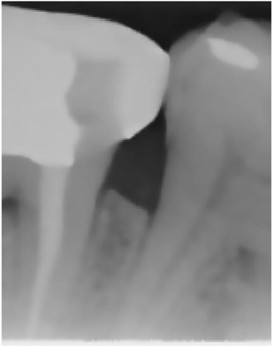
%> input picture Image Processing/Bilateral Filter.jpg, 273 x 346 px
$ octave --eval "result = myimfcn(imread('Bilateral Filter.jpg'));"   (GNU Octave 9; MATLAB toolbox functions it lacks are replaced by stand-ins)
%> lines starting %> are read from the running program, lines starting %| are printed output that depends on the picture; in (x1, y1, x2, y2) boxes, pixels count from 0 and x2, y2 are one past the last pixel; in counts of white or black regions, pixels touching at a corner belong together; the program's own positions count from 1
function results = myimfcn(im)
    % Perform edge detection
    filtered_img = imbilatfilt(im);
    binary_img = imbinarize(filtered_img);
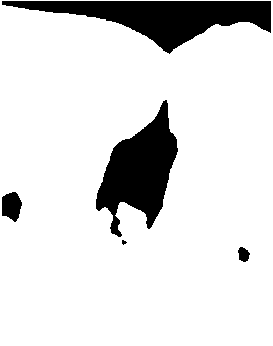
%> binary_img: size 346x273x3 logical; 86.8% white; 5 black regions (1 under 20 px), largest, box (x1, y1, x2, y2) and area: (2, 1, 271, 54) 6303, (96, 100, 178, 237) 5580, (2, 192, 22, 222) 446, (238, 247, 250, 262) 128
    white_teeth_img = im;
%> white_teeth_img is the input picture: size 346x273x3 uint8; min 16, max 255, mean 138.3
    white_teeth_img(binary_img) = 0;
    grayimg = rgb2gray(white_teeth_img); % Convert the image to grayscale
    eq_img = histeq(grayimg);
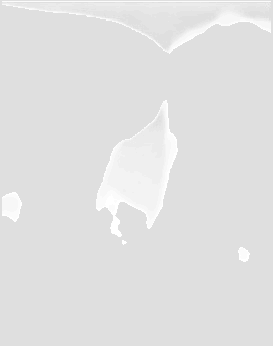
%> eq_img: size 346x273 uint8; min 223, max 255, mean 225.1
    gaussian_img = imgaussfilt(eq_img, 1);
    canny_edges = edge(gaussian_img, 'canny');
%> canny_edges: size 346x273 logical; 1.6% white in thin lines or dots, all inside (x1, y1, x2, y2) = (2, 1, 272, 262)

    % Create masks for the top and bottom 1/7 and the left and right 1/8
    [h, w, ~] = size(im);
%> h = 346; w = 273
    top_bottom_mask = false(h, w);
    top_bottom_mask(1:h/7, :) = true;
%> top_bottom_mask: size 346x273 logical; 14.2% white; 1 white region, box (x1, y1, x2, y2) and area: (0, 0, 273, 49) 13377
    top_bottom_mask(end-h/7+1:end, :) = true;
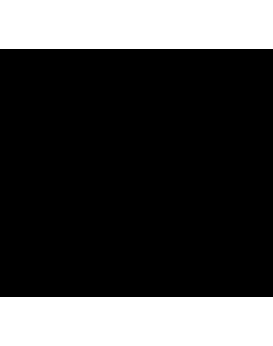
%> top_bottom_mask: size 346x273 logical; 28.3% white; 2 white regions, box (x1, y1, x2, y2) and area: (0, 0, 273, 49) 13377, (0, 297, 273, 346) 13377

    left_right_mask = false(h, w);
    left_right_mask(:, 1:w/8) = true;
%> left_right_mask: size 346x273 logical; 12.5% white; 1 white region, box (x1, y1, x2, y2) and area: (0, 0, 34, 346) 11764
    left_right_mask(:, end-w/8+1:end) = true;
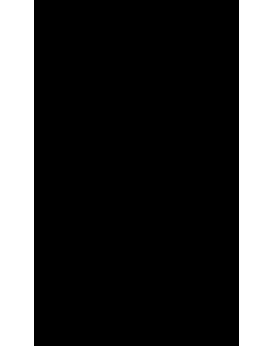
%> left_right_mask: size 346x273 logical; 24.9% white; 2 white regions, box (x1, y1, x2, y2) and area: (0, 0, 34, 346) 11764, (239, 0, 273, 346) 11764

    % Set pixel values in masked regions to black
    canny_edges(repmat(top_bottom_mask | left_right_mask, [1, 1])) = 0;
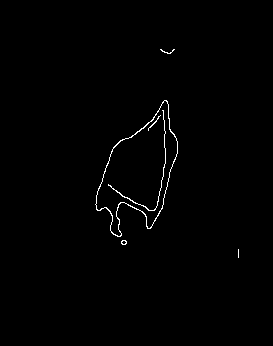
%> canny_edges: size 346x273 logical; 0.74% white in thin lines or dots, all inside (x1, y1, x2, y2) = (95, 49, 239, 258)

    % Perform morphological closing on the edge image
    se = strel('disk', 15); % Set the size of the structural element for closing
    canny_edges_closed = imclose(canny_edges, se);
%> canny_edges_closed: size 346x273 logical; 3.7% white; 3 white regions (1 under 20 px), largest, box (x1, y1, x2, y2) and area: (95, 100, 178, 245) 3417, (160, 49, 175, 54) 40

    % Fill holes in the edge image
    filled_edges = imfill(canny_edges_closed, 'holes');
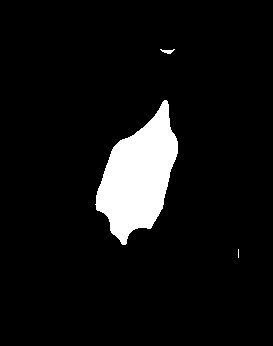
%> filled_edges: size 346x273 logical; 7.1% white; 3 white regions (1 under 20 px), largest, box (x1, y1, x2, y2) and area: (95, 100, 178, 245) 6695, (160, 49, 175, 54) 40

    % Compute connected components
    cc = bwconncomp(filled_edges);
%> cc = 3 connected components

    % Retain the largest connected component
    if cc.NumObjects > 1
        numPixels = cellfun(@numel, cc.PixelIdxList);
%> numPixels = [6695 40 9]
        [~, idx] = max(numPixels);
%> idx = 1
        largest_region = false(size(filled_edges));
        largest_region(cc.PixelIdxList{idx}) = true;
%> largest_region: size 346x273 logical; 7.1% white; 1 white region, box (x1, y1, x2, y2) and area: (95, 100, 178, 245) 6695
        filled_edges = largest_region;
    end

    % Overlay the filled region on the original image
    edges_on_original = im;
    edges_on_original(repmat(filled_edges, [1, 1, 3])) = 0;
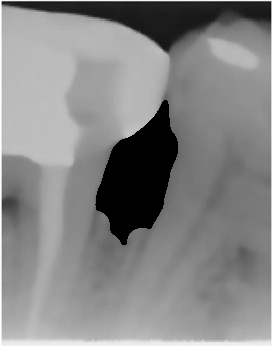
%> edges_on_original: size 346x273x3 uint8; 7.09% of pixels changed, all inside (x1, y1, x2, y2) = (95, 100, 178, 245)

    % Save results
    results = edges_on_original;
end
